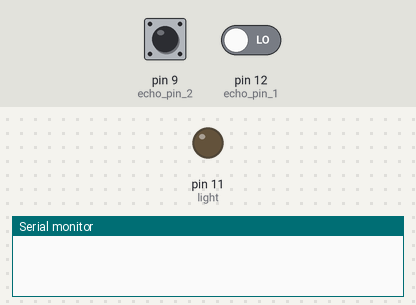
A sketch run on a simulated Arduino Uno, built with avr-gcc and run on an emulated ATmega328P. Shown: output pins drawn as LEDs (lit = HIGH), the last lines printed to the serial monitor. Inputs (shaded band) come from the test bench; at power-on: pin 9 (echo_pin_2) LOW, pin 12 (echo_pin_1) LOW. Pins used as bus, display or sensor lines are not drawn.

Above: at 0.1 s.
At 4.4 s:
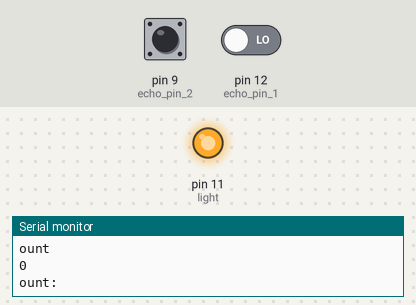
4.5 s: pin 9 (echo_pin_2) pulsed HIGH 5 times (0.12 s each, 0.3 s apart)
Timing chart, 0 to 7.5 s (numbered marks = the images above; inputs shaded):
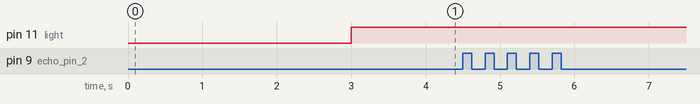

The sketch:

MotionActivatedLightSensor.ino
```cpp
const int trig_pin_1 = 13; //ultrasonic sensor 1
const int echo_pin_1 = 12;
const int trig_pin_2 = 10; //ultrasonic senor 2
const int echo_pin_2 = 9;
const int light = 11;

int door_range = 55; //width of the door
int count = 0, x=0;
int duration_1 = 0;
unsigned int distance_1 = 0;
int duration_2 = 0;
unsigned int distance_2 = 0;

void setup() {
  Serial.begin(9600);
  pinMode(trig_pin_1,OUTPUT);
  pinMode(echo_pin_1,INPUT);
  pinMode(trig_pin_2,OUTPUT);
  pinMode(echo_pin_2,INPUT);
  pinMode(light,OUTPUT);
  digitalWrite(light,LOW);
}

void loop() {
  digitalWrite(trig_pin_1, HIGH);
  digitalWrite(trig_pin_2, HIGH);
  delay(1000);
  digitalWrite(trig_pin_1, LOW);

  duration_1 = pulseIn(echo_pin_1,HIGH);
  distance_1 = duration_1*0.034/2;
  Serial.print("Distance");
  Serial.println(distance_1);
  int flag = 0;
  if((distance_1 < door_range ) && x == 0) {
    count=count+1; //counting the number of people that enter the room
    digitalWrite(trig_pin_2, LOW);
    flag = 1;
  }

  Serial.println("Count" + count);

  digitalWrite(trig_pin_2, LOW);


  duration_2 = pulseIn(echo_pin_2,HIGH);
  distance_2 = duration_2*0.034/2;
  Serial.println(distance_2);

  x = 0;
  if(!(distance_1 < door_range) && (distance_2 < door_range) && flag == 0) {
    count=count-1; //counting the number of people that leave the room
    digitalWrite(trig_pin_1, LOW);
    x = 1;
  }

  Serial.println("Count:" + count);
  if (count > 0) {//turns the lights on if there are one or more people in the room
    digitalWrite(light,HIGH);

  }
  else if (count==0) {//turns the lights off if there is no one in the room
    digitalWrite(light,LOW);
  }
}
```
